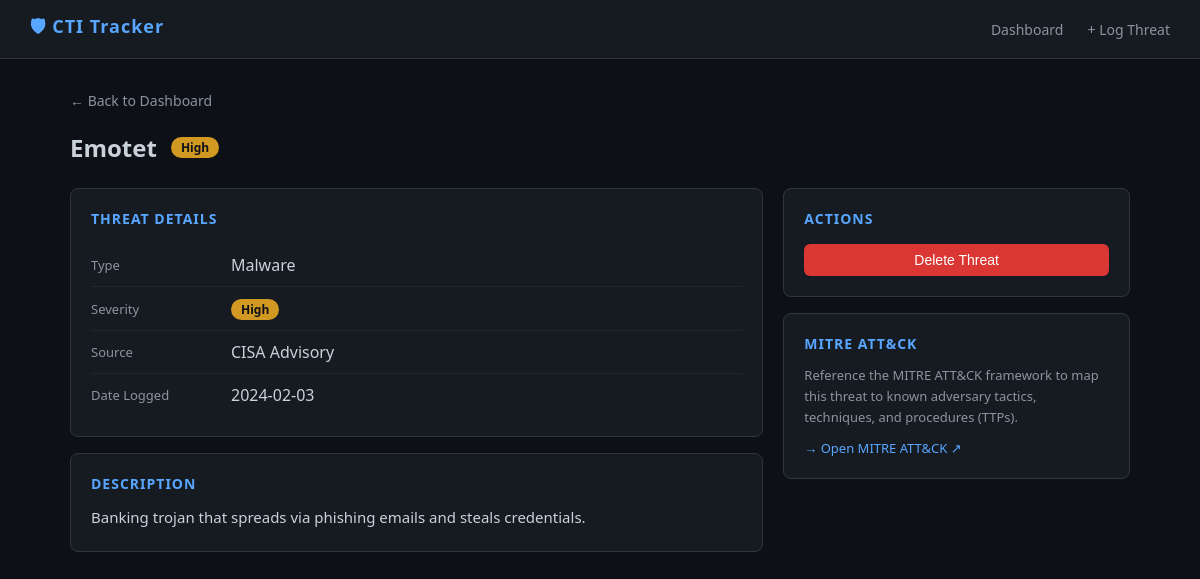
The page /threat/2 on the database its author committed.
### tables this page shows
CREATE TABLE threats (
            id INTEGER PRIMARY KEY AUTOINCREMENT,
            name TEXT NOT NULL,
            type TEXT NOT NULL,
            severity TEXT NOT NULL,
            source TEXT,
            description TEXT,
            date_logged TEXT NOT NULL
        );

### app.py (the view)
@app.route('/threat/<int:id>')
def threat_detail(id):
    conn = get_db()
    threat = conn.execute('SELECT * FROM threats WHERE id = ?', (id,)).fetchone()
    conn.close()
    if not threat:
        return 'Threat not found', 404
    return render_template('detail.html', threat=threat)

### app.py (called while the page is built)
def get_db():
    conn = sqlite3.connect(DB)
    conn.row_factory = sqlite3.Row
    return conn

### templates/detail.html
{% extends 'base.html' %}
{% block content %}
<div style="margin-bottom: 20px;">
    <a href="/" style="color:#8b949e; text-decoration:none; font-size:14px;">← Back to Dashboard</a>
</div>
<div style="display:flex; align-items:center; gap:14px; margin-bottom:24px;">
    <h2 style="color:#c9d1d9;">{{ threat.name }}</h2>
    <span class="badge badge-{{ threat.severity | lower }}">{{ threat.severity }}</span>
</div>
<div style="display:grid; grid-template-columns: 2fr 1fr; gap:20px;">
    <div>
        <div class="card">
            <h3 style="color:#58a6ff; font-size:14px; margin-bottom:16px; letter-spacing:1px;">THREAT DETAILS</h3>
            <table style="width:100%; border-collapse:collapse;">
                <tr style="border-bottom:1px solid #21262d;">
                    <td style="padding:10px 0; color:#8b949e; font-size:13px; width:140px;">Type</td>
                    <td style="padding:10px 0; color:#c9d1d9;">{{ threat.type }}</td>
                </tr>
                <tr style="border-bottom:1px solid #21262d;">
                    <td style="padding:10px 0; color:#8b949e; font-size:13px;">Severity</td>
                    <td style="padding:10px 0;">
                        <span class="badge badge-{{ threat.severity | lower }}">{{ threat.severity }}</span>
                    </td>
                </tr>
                <tr style="border-bottom:1px solid #21262d;">
                    <td style="padding:10px 0; color:#8b949e; font-size:13px;">Source</td>
                    <td style="padding:10px 0; color:#c9d1d9;">{{ threat.source or '—' }}</td>
                </tr>
                <tr>
                    <td style="padding:10px 0; color:#8b949e; font-size:13px;">Date Logged</td>
                    <td style="padding:10px 0; color:#c9d1d9;">{{ threat.date_logged }}</td>
                </tr>
            </table>
        </div>
        <div class="card">
            <h3 style="color:#58a6ff; font-size:14px; margin-bottom:12px; letter-spacing:1px;">DESCRIPTION</h3>
            <p style="color:#c9d1d9; line-height:1.7; font-size:15px;">
                {{ threat.description or 'No description provided.' }}
            </p>
        </div>
    </div>
    <div>
        <div class="card">
            <h3 style="color:#58a6ff; font-size:14px; margin-bottom:16px; letter-spacing:1px;">ACTIONS</h3>
            <form method="POST" action="/delete/{{ threat.id }}"
                  onsubmit="return confirm('Permanently delete this threat record?')">
                <button type="submit" class="btn btn-danger" style="width:100%;">Delete Threat</button>
            </form>
        </div>
        <div class="card">
            <h3 style="color:#58a6ff; font-size:14px; margin-bottom:12px; letter-spacing:1px;">MITRE ATT&CK</h3>
            <p style="color:#8b949e; font-size:13px; line-height:1.6;">
                Reference the MITRE ATT&CK framework to map this threat to known adversary tactics, techniques, and procedures (TTPs).
            </p>
            <a href="https://attack.mitre.org" target="_blank"
               style="display:inline-block; margin-top:12px; color:#58a6ff; font-size:13px; text-decoration:none;">
                → Open MITRE ATT&CK ↗
            </a>
        </div>
    </div>
</div>
{% endblock %}

### templates/base.html (style rules this page uses)
* { margin: 0; padding: 0; box-sizing: border-box; }
body { font-family: 'Segoe UI', sans-serif; background: #0d1117; color: #c9d1d9; }
.btn { display: inline-block; padding: 8px 16px; border-radius: 6px; font-size: 14px; cursor: pointer; border: none; text-decoration: none; }
.btn-danger { background: #da3633; color: white; }
.badge { display: inline-block; padding: 2px 10px; border-radius: 12px; font-size: 12px; font-weight: bold; }
.badge-high { background: #d29922; color: #0d1117; }
.card { background: #161b22; border: 1px solid #30363d; border-radius: 8px; padding: 20px; margin-bottom: 16px; }

### rows shown on the page
threats: name "Emotet", severity "High", type "Malware", source "CISA Advisory", date_logged "2024-02-03", description "Banking trojan that spreads via phishing emails and steals credentials."
